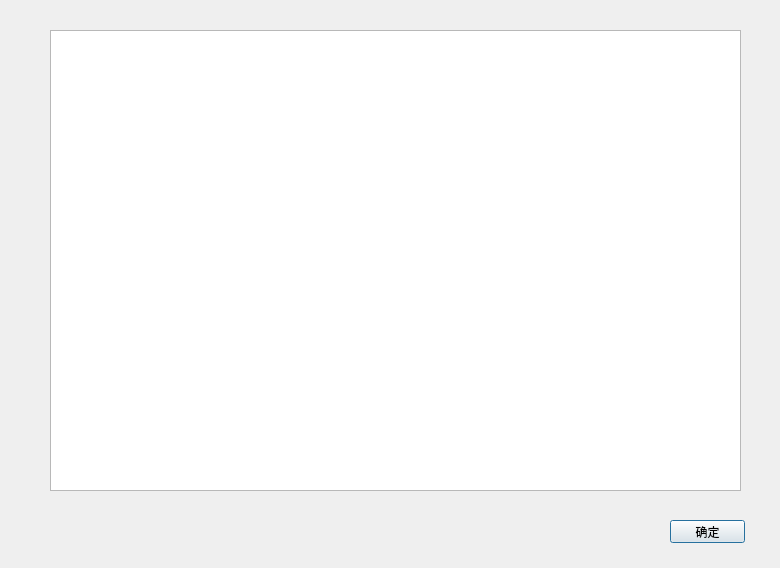
<?xml version="1.0" encoding="UTF-8"?>
<ui version="4.0">
 <class>ExDlg</class>
 <widget class="QDialog" name="ExDlg">
  <property name="geometry">
   <rect>
    <x>0</x>
    <y>0</y>
    <width>780</width>
    <height>568</height>
   </rect>
  </property>
  <property name="windowTitle">
   <string>Dialog</string>
  </property>
  <widget class="QTextBrowser" name="textBrowser">
   <property name="geometry">
    <rect>
     <x>50</x>
     <y>30</y>
     <width>691</width>
     <height>461</height>
    </rect>
   </property>
  </widget>
  <widget class="QPushButton" name="pushButton">
   <property name="geometry">
    <rect>
     <x>670</x>
     <y>520</y>
     <width>75</width>
     <height>23</height>
    </rect>
   </property>
   <property name="text">
    <string>确定</string>
   </property>
  </widget>
 </widget>
 <resources/>
 <connections/>
</ui>
